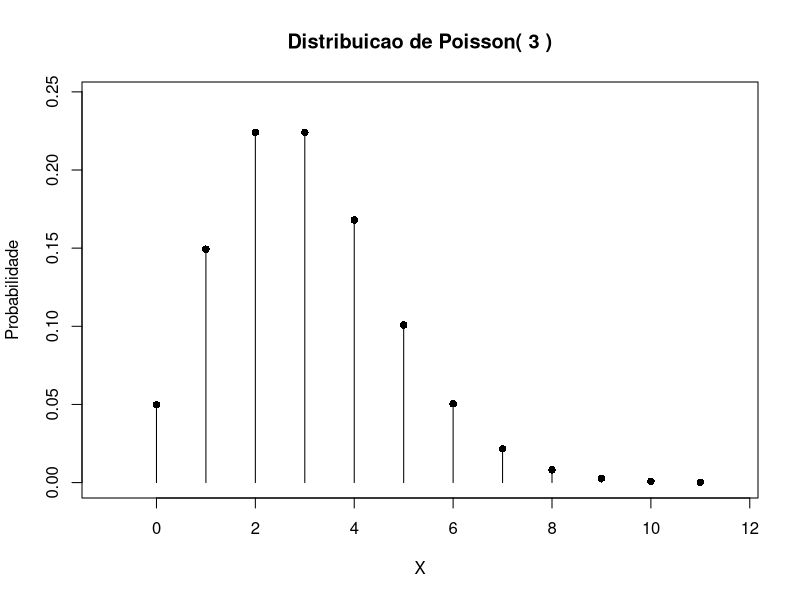

Source code (R):
sink("exemplo02_Poisson.txt")
lambda <- 3
m <- lambda
dp <- sqrt(lambda)
X <- 0:(m+5*dp)
cat("X ~ Poisson(lambda =", lambda,")\n")
cat("Media de X =",m,"\n")
cat("Desvio-padrao de X =",dp,"\n\n")
probs <- dpois(x=X,lambda=lambda)
probsacum <- ppois(q=X,lambda=lambda)
print(tbl <- round(data.frame(X,probs,probsacum),6))
cat("\nP(X=0) + P(X=1) + ... + P(X=10) =",sum(probs),"\n")
# lower.tail: logical; if TRUE (default), probabilities are P[X <= x], 
#                      otherwise, P[X > x]
px01 <- ppois(q=1,lambda=lambda,lower.tail=TRUE)
cat("P(X=0) + P(X=1) =", px01, "\n")
px23inf <- ppois(q=1,lambda=lambda,lower.tail=FALSE)
cat("P(X=2) + P(X=3) + ... =", px23inf, "\n")
sink()
png("exemplo02_Poisson.png")
plot(X,probs,type="h",
     xlim=c(-1,m+5*dp),ylim=c(0,1.1*max(probs)), 
     main=paste("Distribuicao de Poisson(",lambda,")"),
     lwd=1,col="black",ylab="Probabilidade")
points(X,probs,pch=16,cex=1,col="black")
dev.off()
